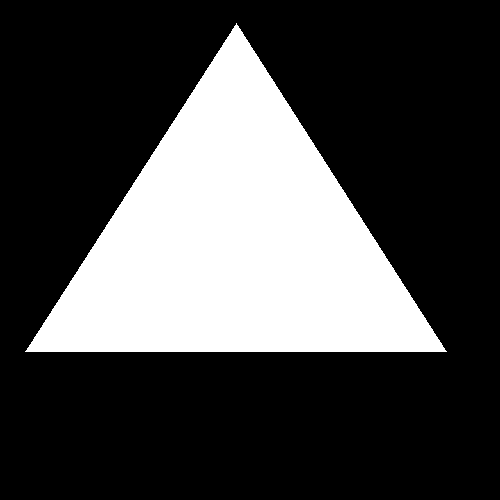
#> input picture Image preprocessing/Camera data handling/testy/System Wizyjny - kontrola jakości/CompareShapes/testfig1.png, 500 x 500 px
$ python CompareShapesAlgorithms.py
#> lines starting #> are read from the running program, lines starting #| are printed output that depends on the picture; after the words box and inside, x2 and y2 are one past the last pixel; in counts of white or black regions, pixels touching at a corner belong together
import math
import cv2
import numpy as np
import pandas as pd
import cmath
#TODO do dokonczenia obydwa fouriery
def fourierDescriptor(contours):

    kontury = contours[0]
    #TODO dorzucić ograniczenie ilości konturów (prawdopodobnie niemożliwe XD)
    buf = [] # tutaj są zespolone
    for kontur in kontury:
        buf.append(complex(kontur[0],kontur[1]))

    N = len(buf)
    descriptors = []
    for k in range(N):
        Z_k = 0 #deskryptor czestotliwosci
        for i in range(N):
            Z_k += buf[i]*math.exp(-1j*(2*math.pi*k*i)/N)
        descriptors.append(abs(Z_k))
    return descriptors,N
def fourierContourDifference(contour1,contour2):
    Fourier1 = fourierDescriptor(contour1)
    Fourier2 = fourierDescriptor(contour2)
    #TODO dokonczyć funkcję porównawczą dla Fouriera
    pass

#Dla zestawów krawędzi obrazu sortujemy krawędzie, tak aby punkty były jak najbliżej siebie
#Sortowanie listy krawędzi, tak aby były odpowiadające sobie punkty dla dwóch obrazów.
# TODO, do wywalenia albo przebudowania
def sortByDistance(contour1, contour2, ReturnMetric = True):
    ctr1 = contour1[0]
    ctr2 = contour2[0]
    len_ctr1 = len(ctr1)
    len_ctr2 = len(ctr2)
    #Funkcja działa poprawnie jeżeli len_ctr2 > len_ctr1, wiec obsluguje różnice konturów do pętli
    if len_ctr1 != len_ctr2:
        if len_ctr1 > len_ctr2:
            diff = len_ctr1 - len_ctr2
            print(f'len_cnt1 > len_cnt2 o {diff}')
            kontury1 = ctr2
            kontury2 = ctr1
            print(f'Zamiana miejsc: \n contour1 = contour2, \n contour2 = contour1')
        else:
            diff = len_ctr2 - len_ctr1
            print(f'len_cnt1 < len_cnt2 o {diff}')
            kontury1 = ctr1
            kontury2 = ctr2
            print('kontury zostaną zrównane')
    else:
        print('kontury są równe')
        kontury1=ctr1
        kontury2=ctr2

    match_index = []
    new_cntr1 = []
    new_cntr2 = []
    distance_list = []
    for i in range(len(kontury1)):
        # print(f'i: {i}, ctr: {kontury1[i][0][0]}')
        x1 = kontury1[i][0][0]
        y1 = kontury1[i][0][1]
        index = None
        new_distance = 1000000
        for j in range(len(kontury2)):
            if j in match_index:
                continue
            else:
                x2 = kontury2[j][0][0]
                y2 = kontury2[j][0][1]
                distance = np.sqrt((x2 - x1) ** 2 + (y2 - y1) ** 2)
                if new_distance > distance:
                    new_distance = distance
                    index = j
        distance_list.append(new_distance)
        new_cntr1.append(kontury1[i])
        match_index.append(index)
        new_cntr2.append(kontury2[index])

    print(f'dlugosc list1: {len(new_cntr1)}')
    print(f'dlugosc list2: {len(new_cntr2)}')
    if ReturnMetric:
        avg_distance = sum(distance_list)/len(distance_list)
        min_error = min(distance_list)
        normalized_err = (avg_distance - min_error)/(max(distance_list) - min_error)
        return new_cntr1,new_cntr2,avg_distance
    else:
        return new_cntr1, new_cntr2

## Przeskalowanie obrazu
#TODO
# dodanie resize obrazu bezstratnego
# dodanie parametrów resize'u aby mieć równość wielkości
#
def normalizeImage(image):
    gray = cv2.cvtColor(image,cv2.COLOR_BGR2GRAY)
    contours, _ = cv2.findContours(gray,cv2.RETR_TREE,cv2.CHAIN_APPROX_SIMPLE)

    kontury = contours[0].reshape(-1,2)
    max_x = max(kontury[:, 0])
    max_y = max(kontury[:, 1])
    min_x = min(kontury[:, 0])
    min_y = min(kontury[:, 1])
    print(f'max_x = {max_x}')
    print(f'min_x = {min_x}')
    print(f'max_y = {max_y}')
    print(f'min_y = {min_y}')
    cropped_image = image[min_y:max_y, min_x:max_x]
    resized_image = cv2.resize(cropped_image,(500,500))
    return resized_image

## Funkcja do porównywania elementów
# Stack https://stackoverflow.com/staging-ground/78933526

def compareElements(gcodeImages, gcodePoints, sheetSize, opencvImage):

    for key, value in gcodeImages.items():
        pass
        #Part 1. Porównanie kształtu elementów:
        #TODO wykorzystać algorytm

        #Part 2.1 - Porównanie długości

        #Part 2.2 - Zmierzenie odległości "błędów wycięcia"
    pass

if __name__ == "__main__":
    ## load figures
    testfig1 = cv2.imread('testfig1.png')
#> testfig1 is the input picture: shape (500, 500, 3); 27.7% white; 1 white region, box (x1, y1, x2, y2) and area: (25, 23, 447, 352) 69356
    testfig2 = cv2.imread('testfig1.png')
    normalized_fig1 = normalizeImage(testfig1)
#> in normalizeImage, `gray = cv2.cvtColor(image,cv2.COLOR_BGR2GRAY)`: gray: shape (500, 500); 27.7% white; 1 white region
#> in normalizeImage, `contours, _ = cv2.findContours(gray,cv2.RETR_TREE,cv2.CHAIN_APPROX_SIM..`: contours = 1 contour; box (x1, y1, x2, y2) and area: (25, 23, 447, 352) 68816
#> in normalizeImage, `kontury = contours[0].reshape(-1,2)`: kontury = 471 pairs, first value 25 to 446, second value 23 to 351
#> in normalizeImage, `max_x = max(kontury[:, 0])`: max_x = 446
#> in normalizeImage, `max_y = max(kontury[:, 1])`: max_y = 351
#> in normalizeImage, `min_x = min(kontury[:, 0])`: min_x = 25
#> in normalizeImage, `min_y = min(kontury[:, 1])`: min_y = 23
#| max_x = 446
#| min_x = 25
#| max_y = 351
#| min_y = 23
#> in normalizeImage, `cropped_image = image[min_y:max_y, min_x:max_x]`:
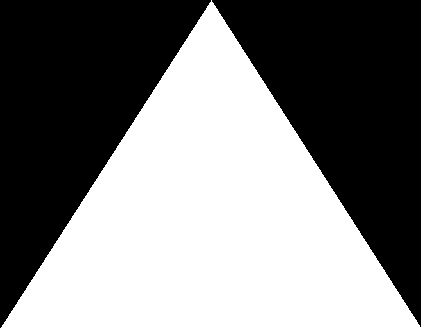
#> cropped_image: shape (328, 421, 3); 49.9% white; 1 white region
#> in normalizeImage, `resized_image = cv2.resize(cropped_image,(500,500))`:
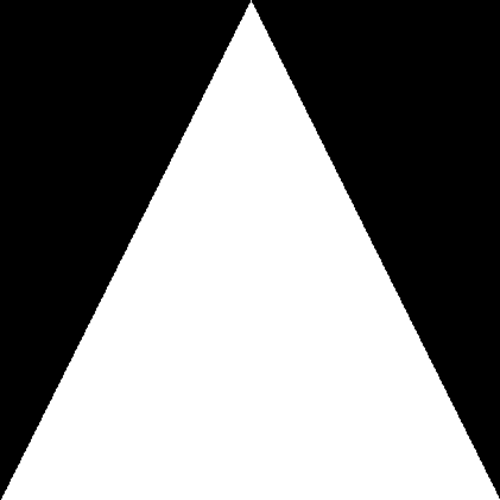
#> resized_image: shape (500, 500, 3); min 0, max 255, mean 127.3
    normalized_fig2 = normalizeImage(testfig2)
#| max_x = 446
#| min_x = 25
#| max_y = 351
#| min_y = 23
    ## image conversion to get contours
    gr1 = cv2.cvtColor(normalized_fig1,cv2.COLOR_BGR2GRAY)
    gr2 = cv2.cvtColor(normalized_fig2,cv2.COLOR_BGR2GRAY)
    contours1, _ = cv2.findContours(gr1,cv2.RETR_TREE,cv2.CHAIN_APPROX_SIMPLE)
#> contours1 = 1 contour; box (x1, y1, x2, y2) and area: (1, 0, 500, 500) 124975
    contours2, _ = cv2.findContours(gr2,cv2.RETR_TREE,cv2.CHAIN_APPROX_SIMPLE)
#> contours2 has the same summary as contours1
    cnt_list1, cnt_list2, err = sortByDistance(contours1,contours2)
#> in sortByDistance, `ctr1 = contour1[0]`: ctr1 = contour of 744 points, box (x1, y1, x2, y2) (1, 0, 500, 500), area 124975
#> in sortByDistance, `ctr2 = contour2[0]`: ctr2 has the same summary as ctr1
#> in sortByDistance, `len_ctr1 = len(ctr1)`: len_ctr1 = 744
#> in sortByDistance, `kontury1=ctr1`: kontury1 has the same summary as ctr1
#> in sortByDistance, `kontury2=ctr2`: kontury2 has the same summary as ctr1
#> the loop in sortByDistance, `for i in range(len(kontury1)): # print(f'i: {i}, ctr: {kontury1[i][0][..` made 744 passes
#> (x1, y1) on passes 1 to 3: (250, 0), (250, 1), (249, 2)
#> after the loop in sortByDistance, `for i in range(len(kontury1)):`: distance_list = 744 values from 0 to 0; match_index = 744 values from 0 to 743; new_cntr1 = 744 items, first 6: [[250, 0]], [[250, 1]], [[249, 2]], [[249, 3]], [[248, 4]], [[248, 6]]; new_cntr2 has the same summary as new_cntr1
#| dlugosc list1: 744
#| dlugosc list2: 744
#> in sortByDistance, `avg_distance = sum(distance_list)/len(distance_list)`: avg_distance = 0
#> in sortByDistance, `normalized_err = (avg_distance - min_error)/(max(distance_list) - min_..`: normalized_err = nan
#> cnt_list1 has the same summary as new_cntr1 in sortByDistance; cnt_list2 has the same summary as new_cntr1 in sortByDistance; err = 0
    print(f'\n ---------------------------------------- \n')
    print(f'znormalizowany błąd odległości konturów: {err}')
#| znormalizowany błąd odległości konturów: 0.0
    cv2.drawContours(normalized_fig1,contours1, -1, (0,0,255),3)
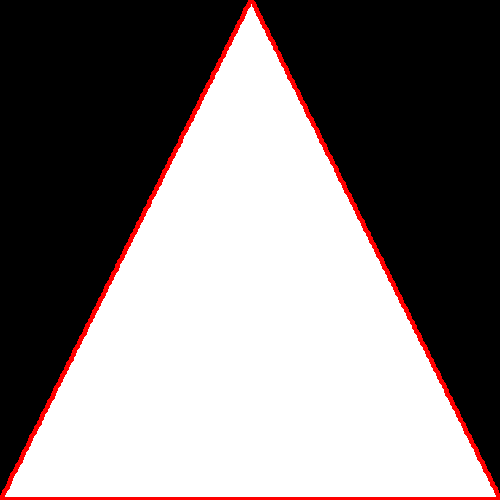
#> normalized_fig1: shape (500, 500, 3); 2.65% of pixels changed, all inside (x1, y1, x2, y2) = (0, 0, 500, 500)
    cv2.drawContours(normalized_fig2,contours2,-1 ,(0,0,255),3)

    combined = cv2.vconcat([normalized_fig1, normalized_fig2])
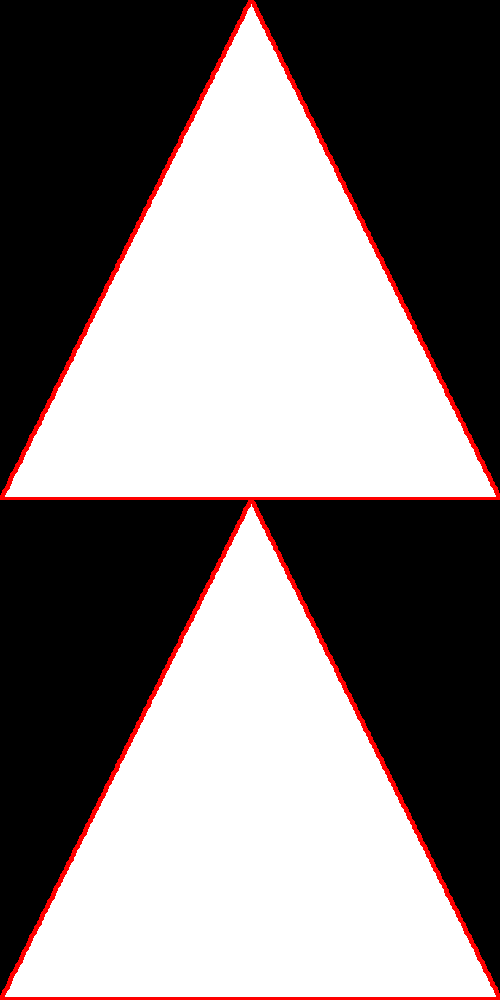
#> combined: shape (1000, 500, 3); mean B, G, R 123.6, 123.6, 130.4
    cv2.imshow("combined" , combined)
    cv2.waitKey(0)

$ run again, with Image preprocessing/Camera data handling/testy/System Wizyjny - kontrola jakości/CompareShapes/testfig2.png copied over Image preprocessing/Camera data handling/testy/System Wizyjny - kontrola jakości/CompareShapes/testfig1.png
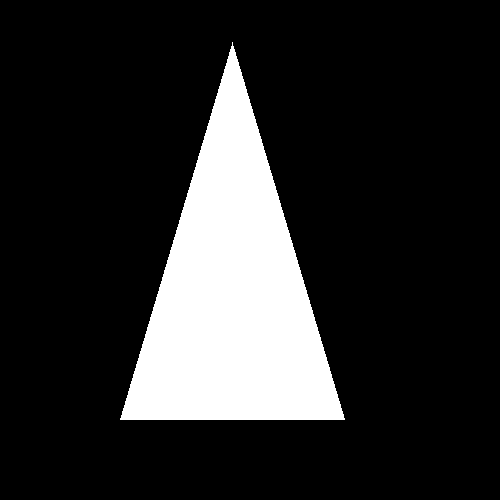
#> input picture Image preprocessing/Camera data handling/testy/System Wizyjny - kontrola jakości/CompareShapes/testfig2.png, 500 x 500 px
#> testfig1 is the input picture: shape (500, 500, 3); 17% white; 1 white region, box (x1, y1, x2, y2) and area: (120, 42, 345, 420) 42537
#> gray: shape (500, 500); 17% white; 1 white region
#> contours = 1 contour; box (x1, y1, x2, y2) and area: (120, 42, 345, 420) 42047
#> kontury = 451 pairs, first value 120 to 344, second value 42 to 419
#> max_x = 344
#> max_y = 419
#> min_x = 120
#> min_y = 42
#| max_x = 344
#| min_x = 120
#| max_y = 419
#| min_y = 42
#> cropped_image: shape (377, 224, 3); 50.1% white; 2 black regions
#> in normalizeImage, `resized_image = cv2.resize(cropped_image,(500,500))`:
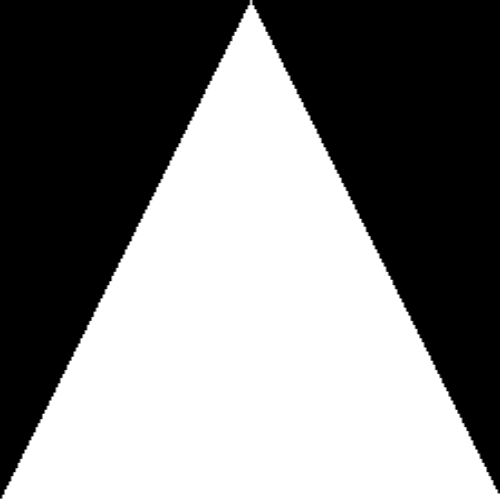
#> resized_image: shape (500, 500, 3); min 0, max 255, mean 127.8
#| max_x = 344
#| min_x = 120
#| max_y = 419
#| min_y = 42
#> contours1 = 1 contour; box (x1, y1, x2, y2) and area: (0, 0, 500, 500) 125798
#> contours2 has the same summary as contours1
#> ctr1 = contour of 676 points, box (x1, y1, x2, y2) (0, 0, 500, 500), area 125798
#> ctr2 has the same summary as ctr1
#> len_ctr1 = 676
#> kontury1 has the same summary as ctr1
#> kontury2 has the same summary as ctr1
#> the loop in sortByDistance, `for i in range(len(kontury1)): # print(f'i: {i}, ctr: {kontury1[i][0][..` made 676 passes
#> (x1, y1) on passes 1 to 3: (249, 0), (249, 4), (248, 5)
#> after the loop in sortByDistance, `for i in range(len(kontury1)):`: distance_list = 676 values from 0 to 0; match_index = 676 values from 0 to 675; new_cntr1 = 676 items, first 6: [[249, 0]], [[249, 4]], [[248, 5]], [[247, 5]], [[247, 8]], [[246, 9]]; new_cntr2 has the same summary as new_cntr1
#| dlugosc list1: 676
#| dlugosc list2: 676
#> avg_distance = 0
#> normalized_err = nan
#> cnt_list1 has the same summary as new_cntr1 in sortByDistance; cnt_list2 has the same summary as new_cntr1 in sortByDistance; err = 0
#| znormalizowany błąd odległości konturów: 0.0
#> normalized_fig1: shape (500, 500, 3); 2.83% of pixels changed, all inside (x1, y1, x2, y2) = (0, 0, 500, 500)
#> `combined = cv2.vconcat([normalized_fig1, normalized_fig2])`:
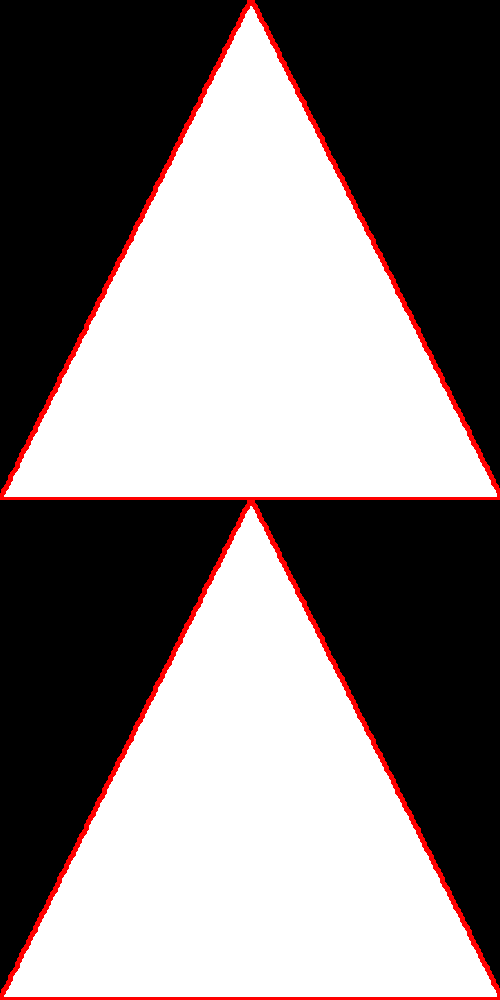
#> combined: shape (1000, 500, 3); mean B, G, R 124.3, 124.3, 131.5
